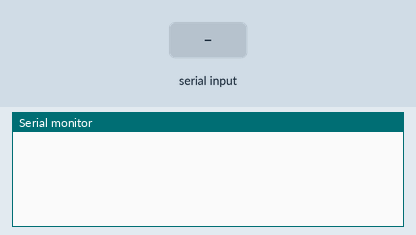
Simulated run of this sketch. Board: Arduino Uno, built with avr-gcc and run on an emulated ATmega328P. Parts: the last lines printed to the serial monitor. The test bench sets the inputs (shaded band).

Above: at 1.2 s.
1.3 s: "90,45\n" received over Serial
At 1.8 s:
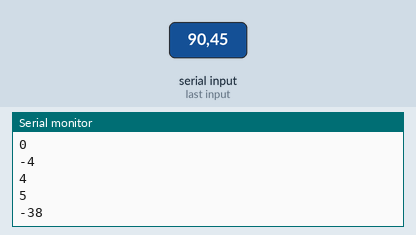
2.8 s: "30,150\n" received over Serial
At 4.3 s:
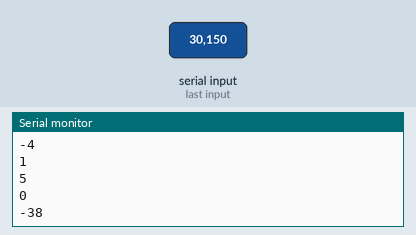
Timing chart, 0 to 5.8 s (numbered marks = the images above; inputs shaded):
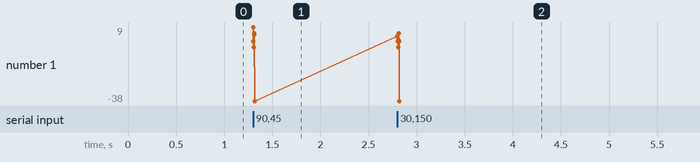

Measured:
- after the input at 1.3 s, the serial monitor: prints a new line at once (image 1)
- after the input at 2.8 s, the serial monitor: prints a new line at once (image 2)

The sketch:

serial_test.ino
```cpp
int r = 1;
void setup(){
  Serial.begin(9600);
}
void loop(){
  if(Serial.available()){         //From RPi to Arduino
    r = (Serial.read() - '0');  //conveting the value of chars to integer
    Serial.println(r);
  }
}
```
